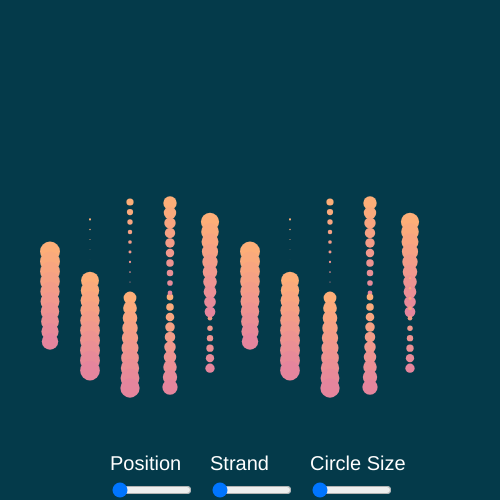
Frame 1 (no input)
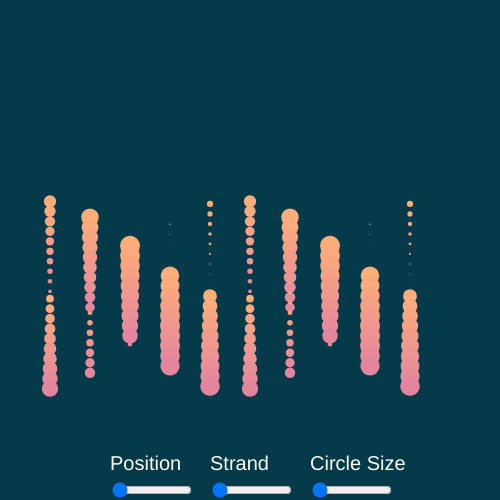
Frame 60 (no input)
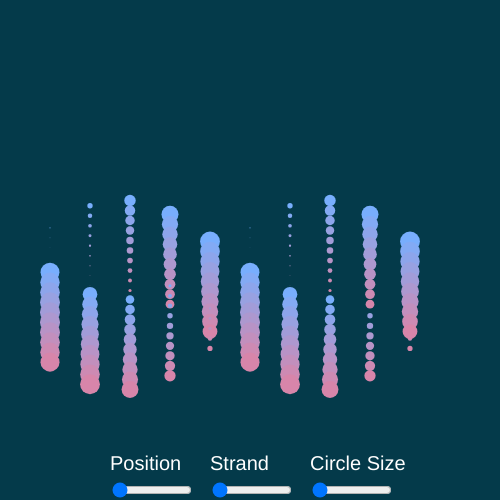
Frame 120 (the mouse pressed at the canvas centre since frame 60)

The p5.js sketch that drew these frames (run headless with seeded random() and noise() and a simulated clock; from frame 60 on, the mouse is pressed at the canvas centre):

// p5.js sketch
// ── sketch.js
var maxCircleSize = 20;
var phase=0, speed=0.03;
var numRows=10;
var numCols=10;
var colorA, colorB;
var numStrands;
var posSlider, strandSlider, circleSizeSlider;

function setup(){
    createCanvas(500,500);
    textSize(20);
    noStroke();
    colorA = color(253, 174, 120);
    colorB = color(226, 129, 161);

    posSlider = createSlider(0,100,0);
    posSlider.position(110, 480);
    posSlider.style('width', '80px');
    
    
    strandSlider = createSlider(2,10,2,1);
    strandSlider.position(210, 480);
    strandSlider.style('width', '80px');
    
    circleSizeSlider = createSlider(20,60,20);
    circleSizeSlider.position(310, 480);
    circleSizeSlider.style('width','80px');
}

function draw(){
    background(4, 58, 74);
    fill(255);
    text('Position', 110, 470);
    text('Strand', 210, 470);
    text('Circle Size', 310, 470);

    numStrands = strandSlider.value();
    phase = frameCount * speed;
    for(var strand = 0; strand<numStrands; strand++){
        var strandPhase = phase + map(strand, 0, numStrands, 0, TWO_PI);
        
        if(strand < 4){
            maxCircleSize = circleSizeSlider.value();
        }
        else{
            maxCircleSize = 20;
        }

        for(var col=0;col<numCols;col++){
            var colOffset = map(col, 0, numCols, 0, TWO_PI);
            var x = map(col, 0, numCols, 50, width-50);
            x = x + sin(strandPhase + colOffset) * posSlider.value();

            for(var row=0;row<numRows;row++){
                //var y=height/2 + row * 10 + sin(phase * colOffset) * 50; //Cool faster effect
                var y=height/2 + row * 10 + sin(strandPhase + colOffset) * (50 + posSlider.value());
                var sizeOffset = (cos(strandPhase - (row * 0.1)+ colOffset) + 1) * 0.5;
                var circleSize = sizeOffset * maxCircleSize;

                if(mouseIsPressed){
                    colorA = color(120, 174, 253);
                }
                else{
                    colorA = color(253, 174, 120);
                }
                fill(lerpColor(colorA, colorB, row/numRows));
                ellipse(x,y, circleSize,circleSize);

            }
        }
    }
}
